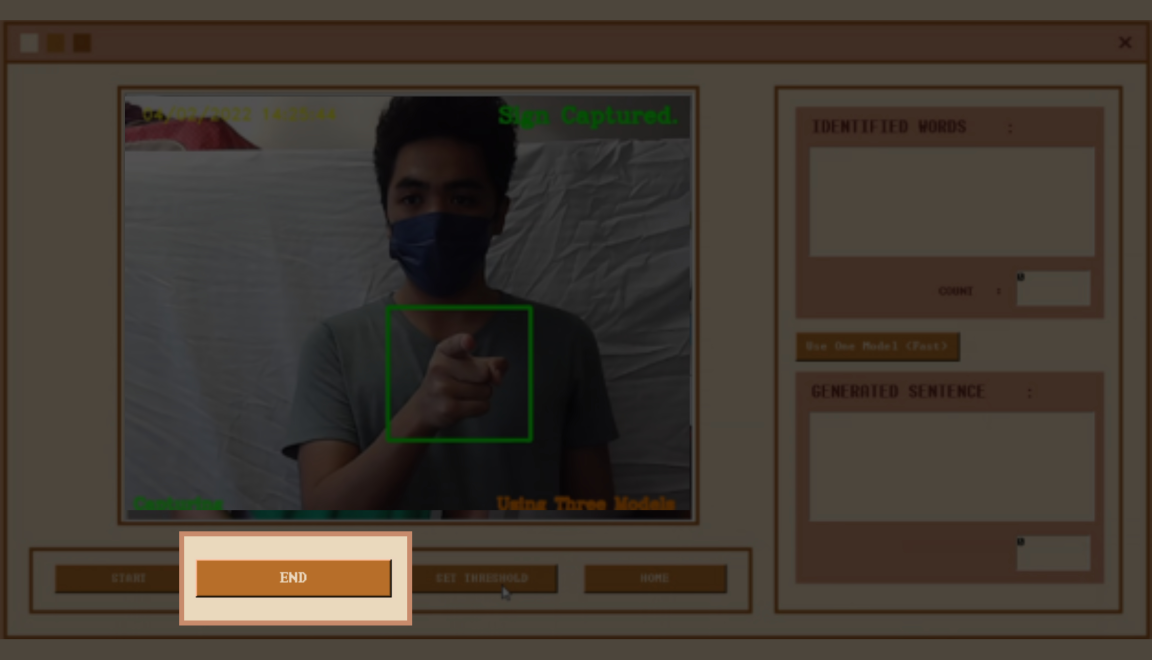
#> input picture Application/Images/end.jpg, 6909 x 3957 px (shown at 1/6 size)
$ python -i utils.py   (imports and definitions only)   (older library calls are emulated)
#> lines starting #> are read from the running program, lines starting #| are printed output that depends on the picture; after the words box and inside, x2 and y2 are one past the last pixel; in counts of white or black regions, pixels touching at a corner belong together
#> further down, picture is the input picture: shape (3957, 6909, 3); mean B, G, R 49.3, 57.9, 66.1
#####################################################################
# Author: Jerson Destacamento, Joshua Cruzat, Rocella Legaspi       #
# Date: October-December                                            #
# Program Title: utils.py                                           #
# Description: Contains all the utility functions needed for image  #
#              processings                                          #
# General System Design: Utility                                    #
# Data structures, Algorithms, Controls: List, Dictionary, File     #
#              Handling, Try Except                                 #
# Requirements: None		                                        #
#####################################################################

import cv2
import numpy as np
import matplotlib.pyplot as plt


def resize_image(src_img, height=224, width=224, xScale=0, yScale=0):
    """ Returns an image with dimension height by width. """
    return cv2.resize(src_img, (height, width), fx=xScale, fy=yScale, interpolation=cv2.INTER_AREA)


# [11 lines left out: functions show_image, show_plt_image, not called in this run]


def convert_to_grayscale(src_img):
    """ Convert image into grayscale. """
    return cv2.cvtColor(src_img, cv2.COLOR_BGR2GRAY)


def get_thresh(src_img):
    """ Returns the image in binary using Otsu's binarization. """
    return cv2.threshold(src_img, 0, 255, cv2.THRESH_BINARY + cv2.THRESH_OTSU)


def morph_image(src_img, method=cv2.MORPH_CLOSE, kernel=(5, 5)):
    """ Returns an image with morphological transformation using MORPH_CLOSE. """
    kernel = cv2.getStructuringElement(cv2.MORPH_ELLIPSE, kernel)
    return cv2.morphologyEx(src_img, method, kernel)


def get_edges(src_img, th1=150, th2=210):
    """ Get edges using Canny Edge Detection """
    return cv2.Canny(src_img, th1, th2)


def get_contours(img, mode=cv2.RETR_EXTERNAL, method=cv2.CHAIN_APPROX_SIMPLE):
    """ Calculate the contours of an image. """
    return cv2.findContours(img.copy(), mode, method)


# [5 lines left out: function get_bounding_rect, not called in this run]


def draw_contours(src_img, contours):
    """ Draw contours into an image. """
    return cv2.drawContours(src_img, contours, -1, (255, 255, 255), 2)


def variance_of_laplacian(image):
    """ Computes the Laplacian and returns the focus measure which is simply the variance of the Laplacian"""
    return cv2.Laplacian(image, cv2.CV_64F).var()


# [9 lines left out: function draw_convex_hull, not called in this run]


def skin_segmentation(src_img):
    """ Apply Skin Segmentation"""
    # YCrCb pixel upper and lower boundaries
    YCbCr_lower = np.array([0, 135, 85], np.uint8)
    YCbCr_upper = np.array([255, 180, 135], np.uint8)

    # Convert bgr to YCbCr color space
    img_YCbCr = cv2.cvtColor(src_img, cv2.COLOR_BGR2YCrCb)
#> img_YCbCr: shape (3957, 6909, 3); mean of channels 0, 1, 2 59.4, 132.7, 122.4

    # Determine the intensities of YCbCr pixel intensities that fall inside the upper and lower boundaries
    YCrCb_mask = cv2.inRange(img_YCbCr, YCbCr_lower, YCbCr_upper)
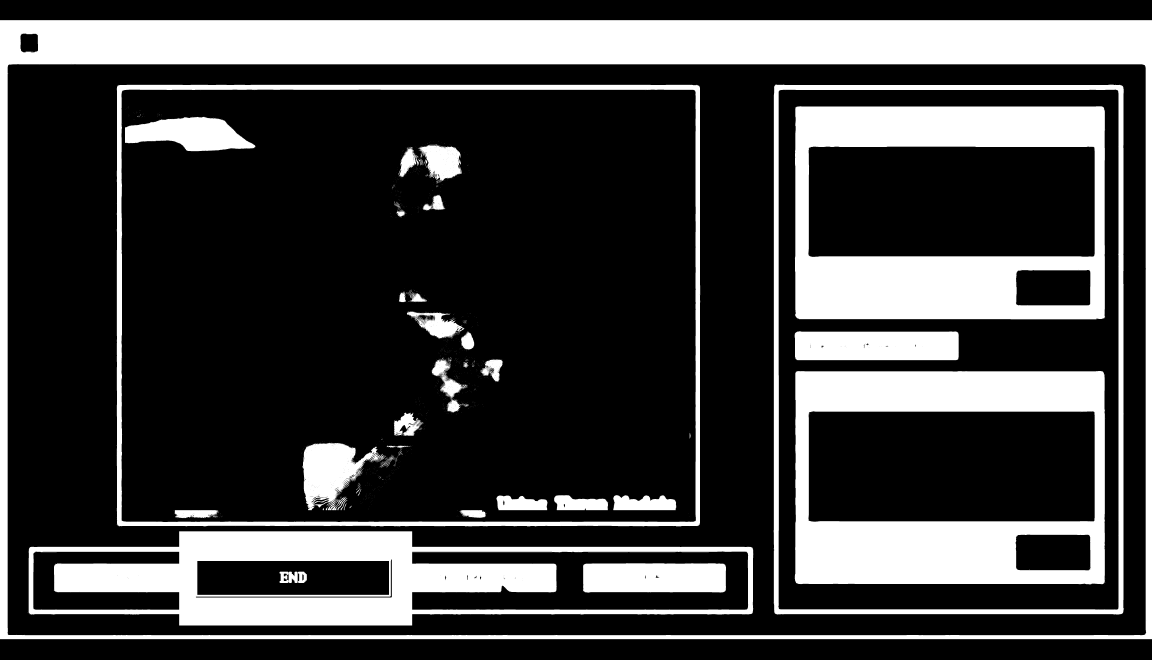
#> YCrCb_mask: shape (3957, 6909) (shown at 1/6 size); 25.5% white; 2071 white regions (1961 under 20 px), largest, box (x1, y1, x2, y2) and area: (0, 121, 6909, 3835) 2263945, (4770, 638, 6630, 1916) 1149753, (4769, 2226, 6629, 3506) 1145362

    # Apply open morphological transformation
    YCrCb_mask = morph_image(YCrCb_mask, method=cv2.MORPH_OPEN, kernel=(5, 5))
#> in morph_image, `return cv2.morphologyEx(src_img, method, kernel)`:
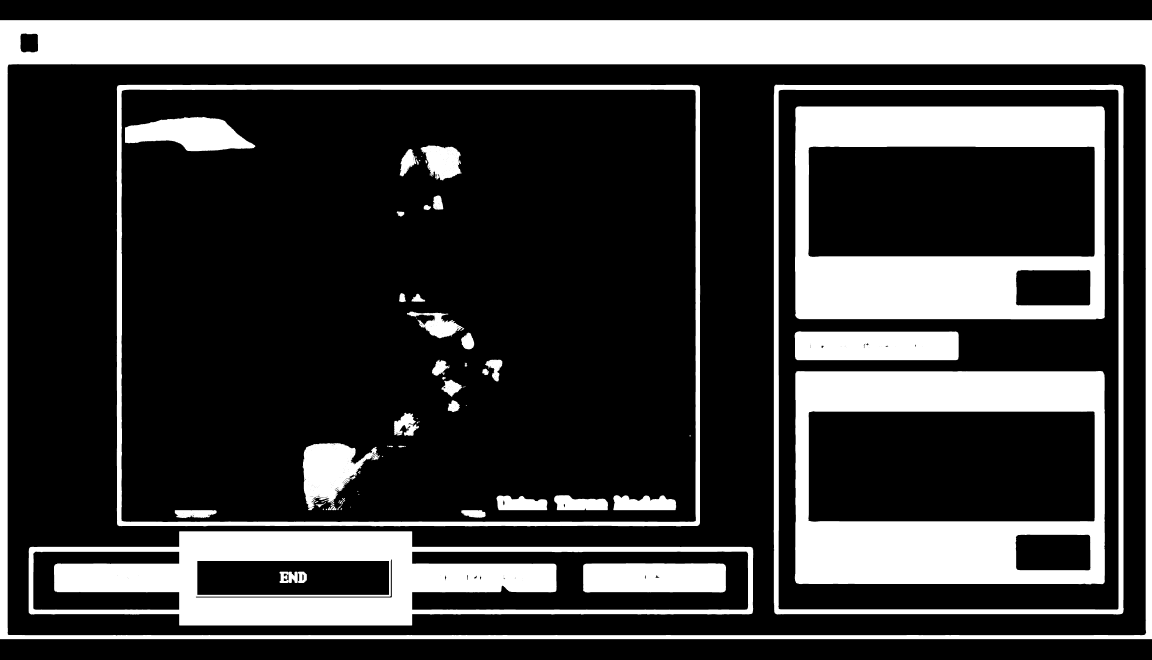
#> returned value: shape (3957, 6909) (shown at 1/6 size); 25.4% white; 103 white regions (11 under 20 px), largest, box (x1, y1, x2, y2) and area: (0, 121, 6909, 3835) 2263826, (4770, 638, 6629, 1916) 1149587, (4769, 2226, 6629, 3506) 1145206

    # Apply close morphological transformation
    YCrCb_mask = morph_image(YCrCb_mask, method=cv2.MORPH_CLOSE, kernel=(9, 9))
#> in morph_image (call 2), `return cv2.morphologyEx(src_img, method, kernel)`: returned value: shape (3957, 6909); 25.5% white; 51 white regions (5 under 20 px), largest, box (x1, y1, x2, y2) and area: (0, 121, 6909, 3835) 2263904, (4770, 638, 6629, 1916) 1149672, (4769, 2226, 6629, 3506) 1145313

    # Apply Dilation
    kernel = cv2.getStructuringElement(cv2.MORPH_ELLIPSE, (3, 3))
    YCrCb_mask = cv2.dilate(YCrCb_mask, kernel, iterations=2)
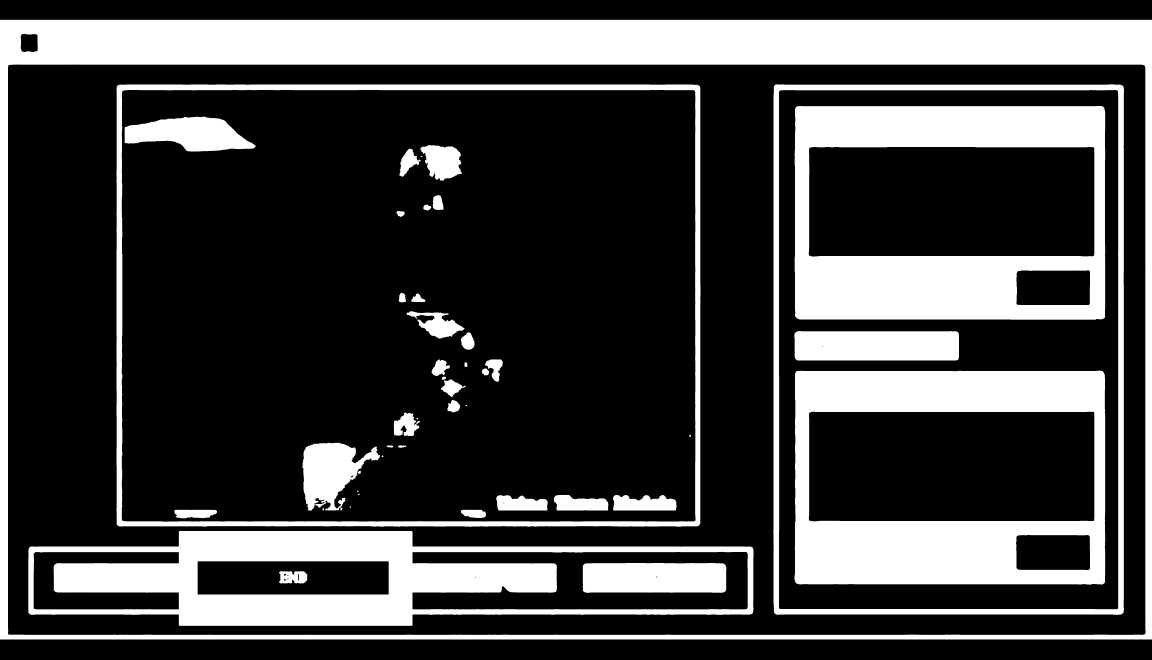
#> YCrCb_mask: shape (3957, 6909) (shown at 1/6 size); 26.6% white; 46 white regions, largest, box (x1, y1, x2, y2) and area: (0, 119, 6909, 3837) 2333255, (4768, 636, 6631, 1918) 1174096, (4767, 2224, 6631, 3508) 1169765

    # Blur image to lessen noise
    YCrCb_mask_blur = cv2.medianBlur(YCrCb_mask, 21)
#> YCrCb_mask_blur: shape (3957, 6909); 26.5% white; 36 white regions, largest, box (x1, y1, x2, y2) and area: (0, 119, 6909, 3837) 2333529, (4768, 636, 6631, 1918) 1174273, (4767, 2224, 6631, 3508) 1169926

    # Apply mask to the frame
    return cv2.bitwise_and(src_img.copy(), src_img.copy(), mask=YCrCb_mask_blur)
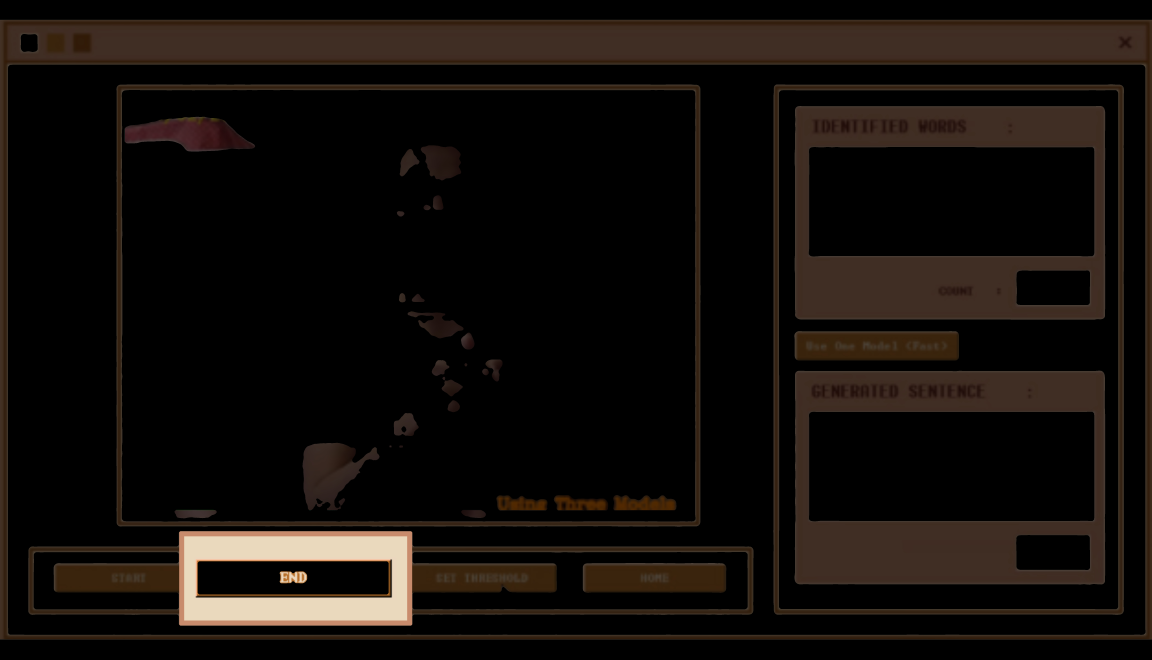
#> returned value: shape (3957, 6909, 3) (shown at 1/6 size); mean of channels 0, 1, 2 10.9, 14.5, 19.5; drawn as B, G, R


def preprocess_image(src_img):
    """ Transform the image into a format that the model expects. """
    skin_mask = skin_segmentation(src_img)
    gray_img = convert_to_grayscale(skin_mask)
#> in convert_to_grayscale, `return cv2.cvtColor(src_img, cv2.COLOR_BGR2GRAY)`:
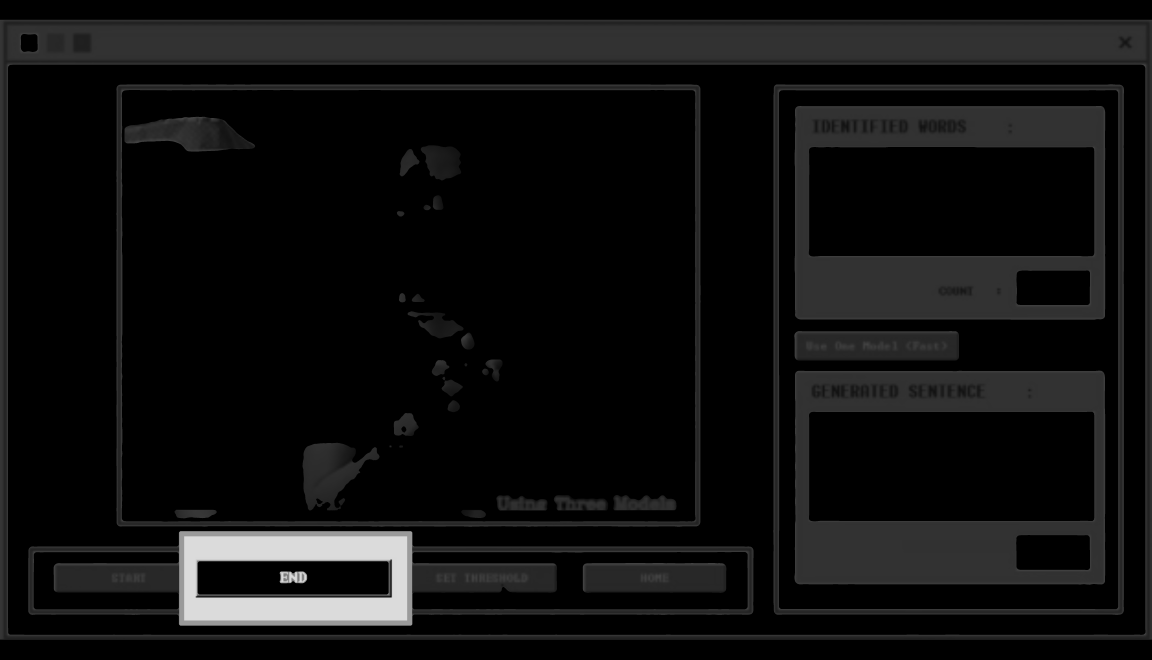
#> returned value: shape (3957, 6909) (shown at 1/6 size); min 0, max 220, mean 15.5
    new_size = resize_image(gray_img, height=120, width=120)
#> in resize_image, `return cv2.resize(src_img, (height, width), fx=xScale, fy=yScale, inte..`:
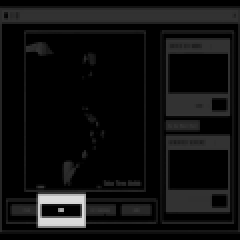
#> returned value: shape (120, 120) (shown 2 times larger); min 0, max 219, mean 15.5
    norm_img = new_size.astype('float32')
    norm_img /= 255
    norm_img.reshape(120, 120, 1)
    return new_size, np.expand_dims(norm_img, axis=(-1, 0))


# https://www.pyimagesearch.com/2015/09/07/blur-detection-with-opencv/
# [5 lines left out: function detect_blur, not called in this run]


def detect_blur2(src_img):
    focus_measure = variance_of_laplacian(src_img)
    return focus_measure


# [30 lines left out: function detect_blur_fft, not called in this run]

>>> import cv2
>>> picture = cv2.imread('Images/end.jpg')
>>> result = preprocess_image(picture)

$ run again, on Application/Images/generatedsentence.jpg
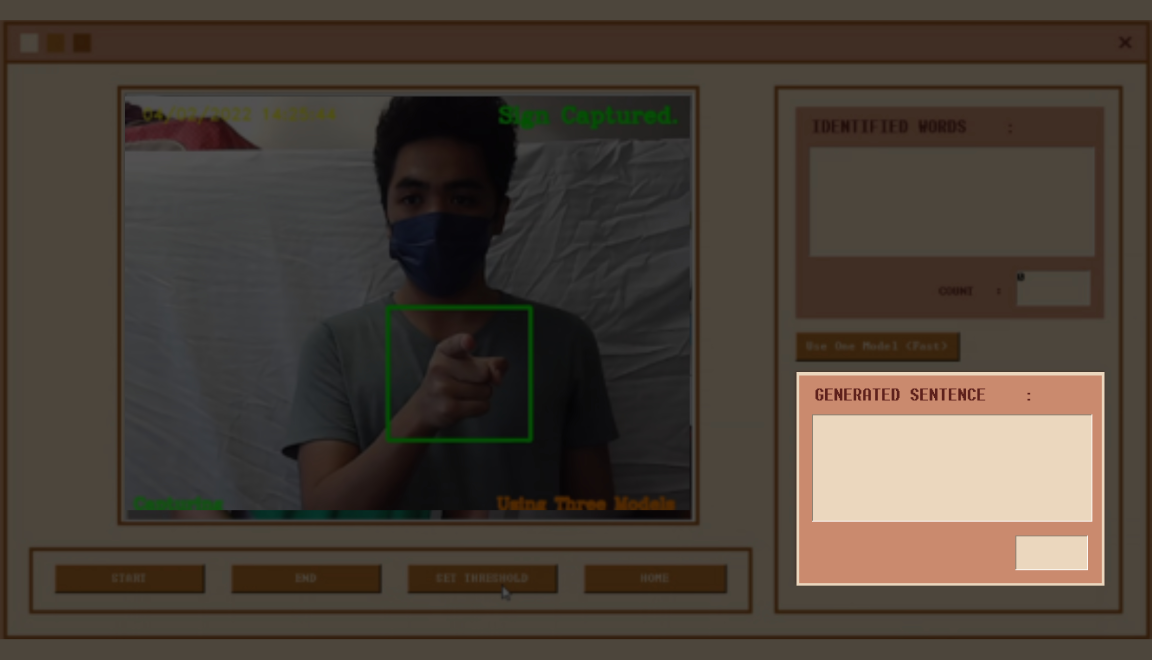
#> input picture Application/Images/generatedsentence.jpg, 6909 x 3957 px (shown at 1/6 size)
#> picture is the input picture: shape (3957, 6909, 3); mean B, G, R 55.9, 65.1, 74.8
#> img_YCbCr: shape (3957, 6909, 3); mean of channels 0, 1, 2 67, 133.5, 121.8
#> in skin_segmentation, `YCrCb_mask = cv2.inRange(img_YCbCr, YCbCr_lower, YCbCr_upper)`:
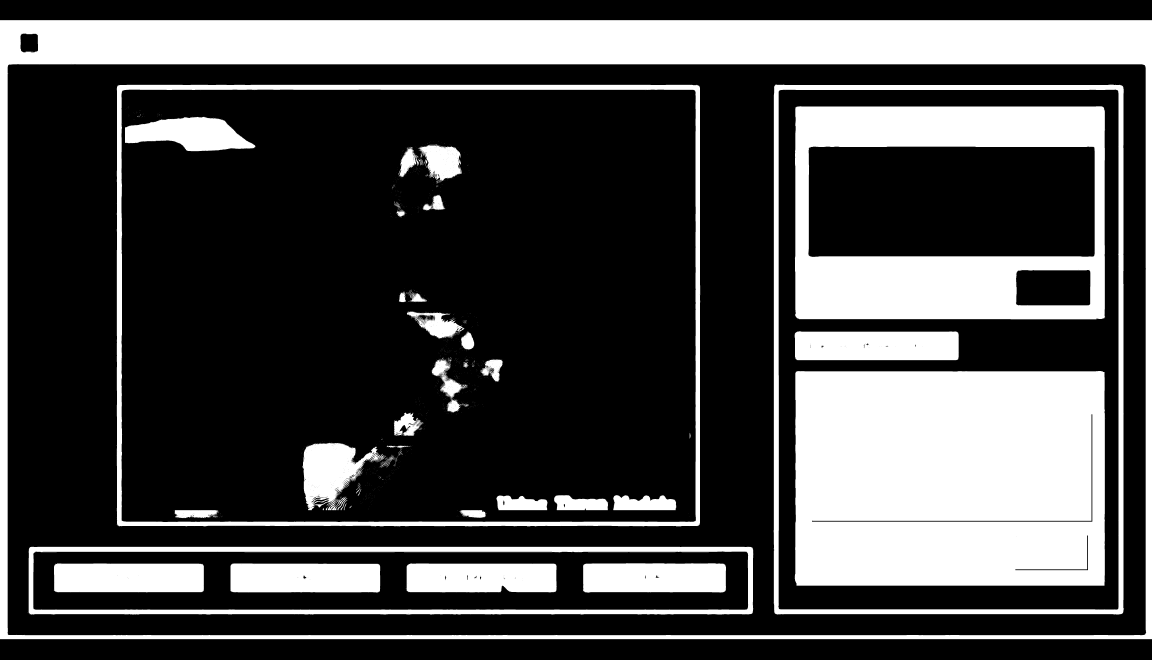
#> YCrCb_mask: shape (3957, 6909) (shown at 1/6 size); 28.9% white; 2063 white regions (1952 under 20 px), largest, box (x1, y1, x2, y2) and area: (4769, 2226, 6629, 3514) 2371687, (0, 121, 6909, 3835) 2263945, (4770, 638, 6630, 1916) 1149753
#> YCrCb_mask_blur: shape (3957, 6909); 29.9% white; 38 white regions, largest, box (x1, y1, x2, y2) and area: (4767, 2224, 6631, 3516) 2398841, (0, 119, 6909, 3837) 2333529, (4768, 636, 6631, 1918) 1174273
#> in resize_image, `return cv2.resize(src_img, (height, width), fx=xScale, fy=yScale, inte..`:
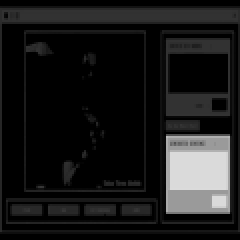
#> returned value: shape (120, 120) (shown 2 times larger); min 0, max 219, mean 26
